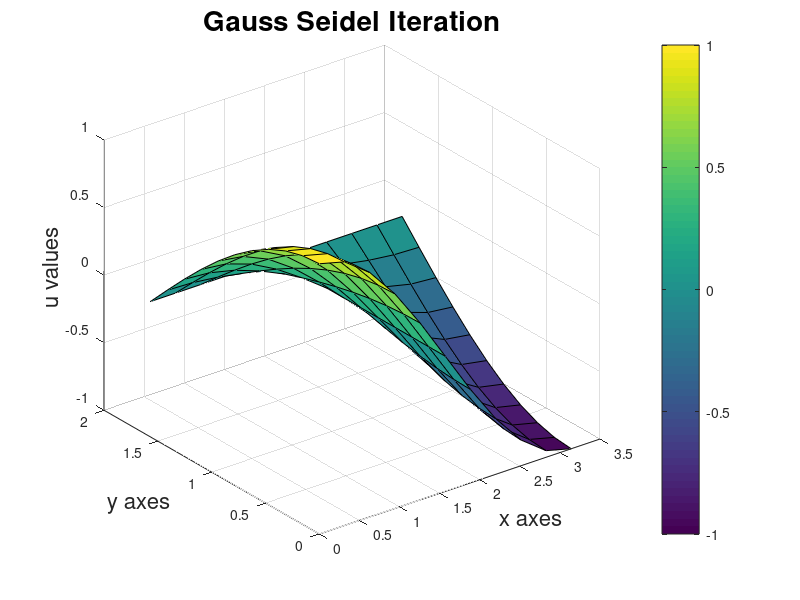

Here is the MATLAB script that generated this plot: (Note: this script raises an error after producing the figure.)
clc
clear all
h=pi./10;
k=pi./20;
gama=(h./k).^2;
y=transpose((pi./2):-k:0);       % y values %
x=0:h:pi;                        % x values %
u_0y=cos(y);                     % BC-1 u(0,y)=cos(y) %
u_piy=-cos(y);                   % BC-2 u(pi,y)=-cos(y) %
u_x0=cos(x);                     % BC-3 u(x,0)=cos(x) %
u_xpi2=linspace(0,0,length(x));  % BC-4 u(x,0)=0 %
u=ones(11).*0.5;                      % initial guess for all u is 0.5 %
u(1:11,1)=u_0y;
u(1:11,11)=u_piy;
u(1,:)=u_xpi2;
u(11,:)=u_x0;
% RHS of the governing equation %
for j=1:11
    for i=1:11
        f(j,i)=-1.*(cos(x(i)+y(j))+cos(x(i)-y(j)));
    end
end
for k=1:1000
    for j=2:10
        for i=2:10
    u(1:11,1,k+1)=u_0y;
    u(1:11,11,k+1)=u_piy;
    u(1,:,k+1)=u_xpi2;
    u(11,:,k+1)=u_x0;
    u(i,j,k+1)=(1/(2+2.*gama)).*(-1.*h.*h.*f(i,j)+u(i,j+1,k)+u(i,j-1,k+1)+gama.*(u(i+1,j,k)+u(i-1,j,k+1)));

        end
    end
    A(:,:,k)=abs(1-u(2:10,2:10,k)./u(2:10,2:10,k+1));
    B=max(max(A));
    if B>=0.0001
        continue
    else
        break
    end
end
%%%%%%%%%%%%%%%%%%%%%%%%5
fig=figure('Name','Gauss Seidel Iteration');
[x,y] = meshgrid(x,y);
surf(x,y,u(:,:,k+1))
title('Gauss Seidel Iteration','FontSize',20)
xlabel('x axes','FontSize',16)
ylabel('y axes','FontSize',16)
zlabel('u values','FontSize',16)
c=colorbar;
c.Label.String = 'U values';
grid on
orient(fig,'landscape')
print('Gauss Seidel Iteration', '-dpdf','-fillpage');
